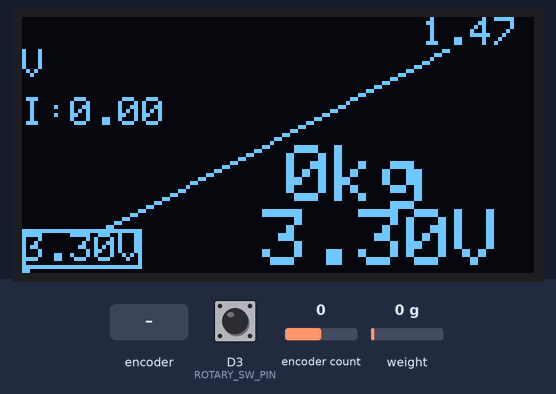
Recording of a sketch running on a simulated Arduino MKR. On the bench: 128×64 one-colour display. The inputs (shaded band) are chosen by the test bench; at power-on: encoder count 0, weight on the scale 0 g, D3 (ROTARY_SW_PIN) HIGH. What the sketch prints to the serial monitor is not drawn.

Above: at 1.2 s.
1.3 s: rotary encoder on D3 (ROTARY_SW_PIN) / D7 (DT_PIN) turned 1 step (first pin leading)
At 1.8 s:
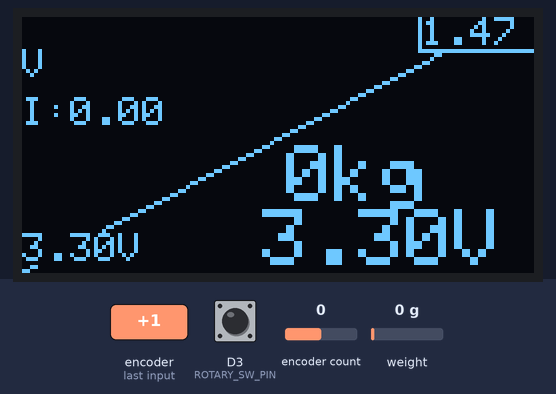
3.0 s: encoder count set to 1
At 4.2 s:
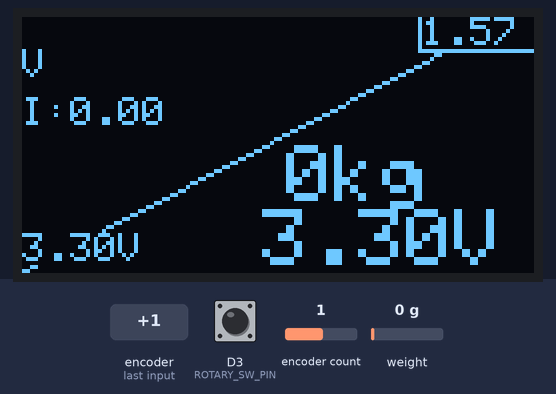
4.7 s: weight on the scale set to 1250 g
At 5.6 s:
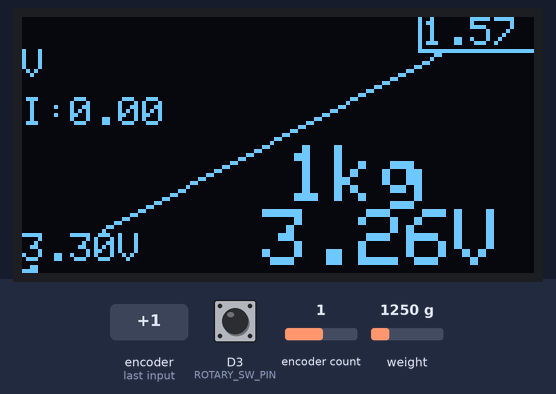
6.3 s: encoder count set to 2
At 7.0 s:
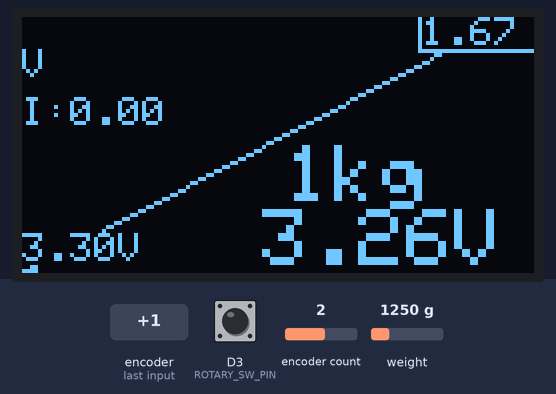
7.9 s: weight on the scale set to 100 g
At 8.5 s:
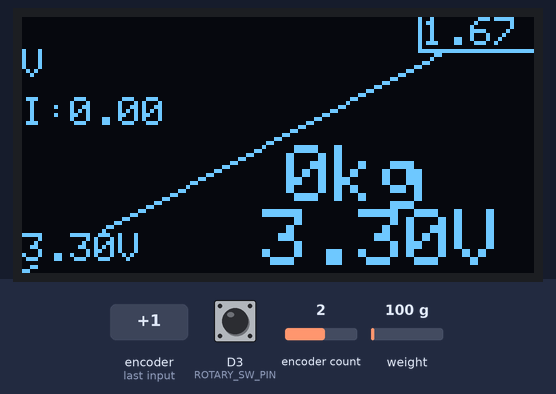
9.4 s: rotary encoder on D3 (ROTARY_SW_PIN) / D7 (DT_PIN) turned 3 steps (first pin leading)
At 11.0 s:
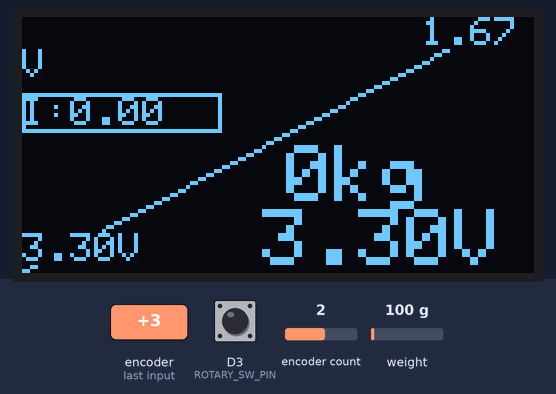
Timing chart, 0 to 12.5 s (numbered marks = the images above; inputs shaded):
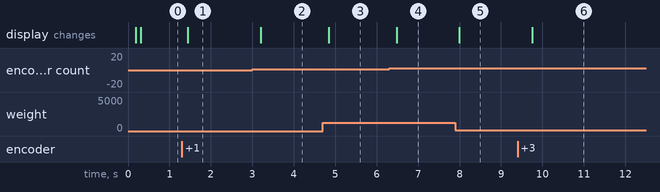

Measured:
- after the input at 1.3 s, the display: changes after 0.14 s (image 1)
- after the input at 3.0 s, the display: changes after 0.21 s (image 2)
- after the input at 4.7 s, the display: changes after 0.14 s (image 3)
- after the input at 6.3 s, the display: changes after 0.18 s (image 4)
- after the input at 7.9 s, the display: changes after 0.09 s (image 5)
- after the input at 9.4 s, the display: changes after 0.36 s (image 6)

The sketch:

G29BS_V2_005_ok.ino
```cpp
/*
  Programa: Simulador de Freio com Saída Analógica
  Autor: Renato Brant
  Data: 01/12/2024
  Versão: v2.006

  Histórico de Modificações:
  - v2.004: Alterado o comportamento do cálculo de curva de tensão para inverter a relação pressão/tensão.
  - v2.005: Corrigido o problema de apresentação do gráfico que ignorava o MIN_VOLTAGE (1.47V).
           Excluída a configuração do formato da curva devido a inconsistências. Agora o comportamento é estritamente linear.
           Criado um histórico de modificações para acompanhamento de versões.
  - v2.006: Refatoração para melhorar a organização e legibilidade do código sem alterar funcionalidades existentes.
           Adicionado ajuste do valor mínimo de tensão (Vmin).
           Valores de Vmax e Vmin exibidos no display (canto inferior esquerdo e superior direito, respectivamente).
           Quadrado desenhado ao redor do valor que está sendo configurado.
           Movida a apresentação da pressão para o canto inferior direito, acima do valor de tensão (previousVoltage).
           Fundo preto adicionado para os valores de pressão e tensão para melhor contraste.
*/

#include <Wire.h>
#include <Adafruit_MCP4725.h>
#include <HX711.h>
#include <Adafruit_GFX.h>
#include <Adafruit_SSD1306.h>
#include <Encoder.h>
#include <FlashStorage.h>

// Definições dos pinos
#define DT_PIN 7
#define SCK_PIN 6
#define ROTARY_CLK_PIN 1
#define ROTARY_DT_PIN 2
#define ROTARY_SW_PIN 3
#define OLED_RESET -1

// Objetos para os periféricos
HX711 scale;
Adafruit_MCP4725 dac;
Adafruit_SSD1306 display(128, 64, &Wire, OLED_RESET);
Encoder rotaryEncoder(ROTARY_CLK_PIN, ROTARY_DT_PIN);

// Estrutura para armazenar configurações
struct Config {
  float maxVoltage;
  float minVoltage;
  float curveFactor;
};
FlashStorage(flashConfig, Config); // Aloca espaço na flash

// Configurações iniciais
float maxVoltage = 3.3;           // Tensão máxima inicial
float minVoltage = 1.47;          // Tensão mínima inicial
float curveFactor = 0.0;          // Inclinação inicial
int lastEncoderPosition = 0;
bool buttonPressed = false;
int configMode = 0; // 0 = Vmax, 1 = Vmin, 2 = Inclinação

// Configuração do HX711
const float CALIBRATION_FACTOR = -44.765419; // Fator de calibração
const long OFFSET = 1877599;                 // Offset para zero
float pressure = 0;                          // Pressão medida em kg

// Dados do gráfico
const int GRAPH_WIDTH = 122;      // Largura do gráfico
const int GRAPH_HEIGHT = 64;      // Altura do gráfico

float previousVoltage = 0;       // Última tensão registrada para sincronização

void setup() {
  Serial.begin(115200);
  Serial.println("Iniciando sistema...");

  // Inicializa HX711
  scale.begin(DT_PIN, SCK_PIN);
  scale.set_offset(OFFSET);
  scale.set_scale(CALIBRATION_FACTOR);

  // Inicializa DAC MCP4725
  dac.begin(0x60);

  // Inicializa display OLED
  display.begin(SSD1306_SWITCHCAPVCC, 0x3C);
  display.clearDisplay();
  display.setTextSize(1);
  display.setTextColor(WHITE);
  display.display();

  // Configura botão do encoder
  pinMode(ROTARY_SW_PIN, INPUT_PULLUP);

  // Carrega configurações da flash
  loadSettings();

  Serial.println("Sistema inicializado com sucesso!");
}

void loop() {
  // Processa entrada do botão do encoder
  handleButtonPress();

  // Processa movimentação do encoder rotativo
  handleEncoderRotation();

  // Leitura e atualização
  if (scale.is_ready()) {
    pressure = readPressure();
    updateDAC();
    updateDisplay();
  }
}

void handleButtonPress() {
  bool currentButtonState = digitalRead(ROTARY_SW_PIN) == LOW;
  if (currentButtonState && !buttonPressed) {
    configMode = (configMode + 1) % 3; // Alterna entre Vmax, Vmin e Inclinação
    saveSettings();
  }
  buttonPressed = currentButtonState;
}

void handleEncoderRotation() {
  int newEncoderPosition = rotaryEncoder.read() / 2; // Divide por 2 para maior controle
  if (newEncoderPosition != lastEncoderPosition) {
    int delta = newEncoderPosition - lastEncoderPosition;

    if (configMode == 0) {
      maxVoltage += delta * 0.05; // Ajuste de Vmax
      maxVoltage = constrain(maxVoltage, 2.5, 3.3);
    } else if (configMode == 1) {
      minVoltage += delta * 0.05; // Ajuste de Vmin
      minVoltage = constrain(minVoltage, 1.0, maxVoltage - 0.1);
    } else if (configMode == 2) {
      curveFactor += delta * 0.01; // Ajuste de inclinação
      curveFactor = constrain(curveFactor, -1.0, 1.0);
    }

    lastEncoderPosition = newEncoderPosition;
  }
}

float readPressure() {
  float measuredPressure = scale.get_units() / 1000.0; // Converte para kg
  return constrain(measuredPressure, 0.0, 50.0); // Limita a pressão entre 0 e 50 kg
}

void updateDAC() {
  float normalizedPressure = pressure / 50.0; // Pressão máxima de 50 kg
  normalizedPressure = constrain(normalizedPressure, 0.0, 1.0);

  float adjustedPressure = normalizedPressure * (1.0 + curveFactor);
  adjustedPressure = constrain(adjustedPressure, 0.0, 1.0);

  float outputVoltage = minVoltage + (1.0 - adjustedPressure) * (maxVoltage - minVoltage);
  uint16_t dacOutput = (uint16_t)((outputVoltage / 3.3) * 4095);

  dac.setVoltage(dacOutput, false);
  previousVoltage = outputVoltage; // Salva o valor atual da tensão
}

void updateDisplay() {
  display.clearDisplay();
  drawGraph();

  // Exibe Vmax no canto inferior esquerdo
  display.setTextSize(1);
  display.setCursor(0, 54);
  display.print(maxVoltage, 2);
  display.print("V");

  // Destaca Vmax se estiver sendo configurado
  if (configMode == 0) {
    display.drawRect(0, 53, 30, 10, WHITE);
  }

  // Exibe Vmin no canto superior direito
  display.setCursor(100, 0);
  display.print(minVoltage, 2);
  display.print("V");

  // Destaca Vmin se estiver sendo configurado
  if (configMode == 1) {
    display.drawRect(99, -1, 30, 10, WHITE);
  }

  // Exibe a inclinação no canto superior esquerdo
  display.setCursor(0, 20);
  display.print("I:");
  display.print(curveFactor, 2);

  // Destaca inclinação se estiver sendo configurada
  if (configMode == 2) {
    display.drawRect(0, 19, 50, 10, WHITE);
  }

  // Exibe fundo preto e pressão no canto inferior direito (movido um caractere para a direita)
  display.fillRect(66, 32, 58, 16, BLACK);  // Movido levemente para a direita
  display.setTextColor(WHITE, BLACK);
  display.setCursor(66, 32);                // Posicionado mais à direita
  display.setTextSize(2);                   // Mantido tamanho 2
  display.print(String(pressure, 0) + "kg");

  // Exibe fundo preto e tensão de saída logo abaixo da pressão
  display.fillRect(60, 48, 58, 16, BLACK);  // Mantido alinhamento original
  display.setCursor(60, 48);                // Posicionado corretamente
  display.setTextSize(2);                   // Mantido tamanho 2
  display.print(String(previousVoltage, 2) + "V");

  display.display();
}


void drawGraph() {
  for (int x = 0; x < GRAPH_WIDTH; x++) {
    float rawPos = (float)x / GRAPH_WIDTH;
    float curveY = rawPos * (1.0 + curveFactor);
    float voltage = minVoltage + curveY * (maxVoltage - minVoltage);
    float normalizedVoltage = (voltage - minVoltage) / (maxVoltage - minVoltage);
    int y = constrain(GRAPH_HEIGHT - (normalizedVoltage * GRAPH_HEIGHT), 0, GRAPH_HEIGHT - 1);

    display.drawPixel(x, y, WHITE);
    if (rawPos <= pressure / 50.0) {
      display.drawLine(x, GRAPH_HEIGHT - 1, x, y, WHITE);
    }
  }
}

void saveSettings() {
  Config config = {maxVoltage, minVoltage, curveFactor};
  flashConfig.write(config);
  Serial.println("Configurações salvas na memória flash.");
}

void loadSettings() {
  Config config = flashConfig.read();
  maxVoltage = config.maxVoltage;
  minVoltage = config.minVoltage;
  curveFactor = config.curveFactor;

  if (maxVoltage < 2.5 || maxVoltage > 3.3) {
    maxVoltage = 3.3;
  }
  if (minVoltage < 1.0 || minVoltage >= maxVoltage) {
    minVoltage = 1.47;
  }
  if (curveFactor < -1.0 || curveFactor > 1.0) {
    curveFactor = 0.0;
  }

  Serial.print("Configurações carregadas: Vmax=");
  Serial.print(maxVoltage, 2);
  Serial.print("V, Vmin=");
  Serial.print(minVoltage, 2);
  Serial.print("V, Inclinação=");
  Serial.println(curveFactor, 2);
}
```
